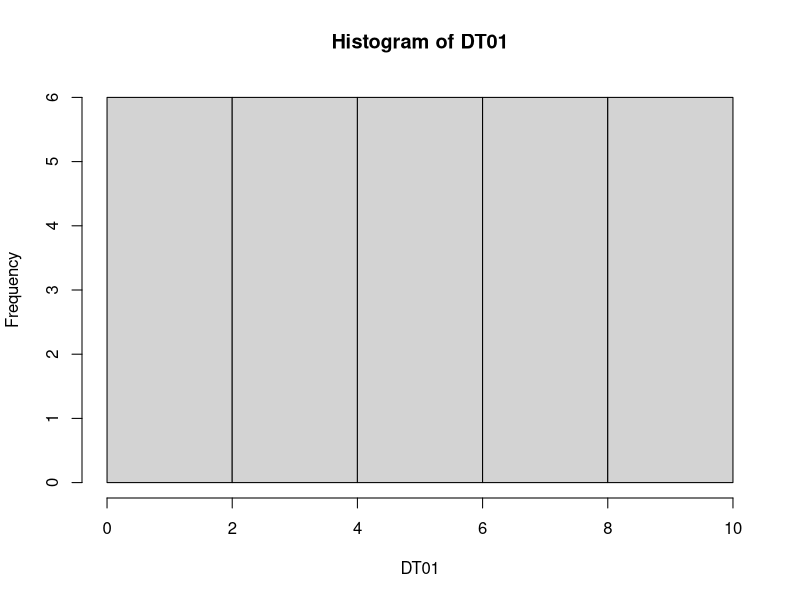

Write the R code that produced this figure.
library("data.table")


DT01 <- c(V1 = sample(1:10, 10),
          V2 = sample(1:10, 10),
          V3 = sample(1:10, 10))

hist(DT01)

rm()